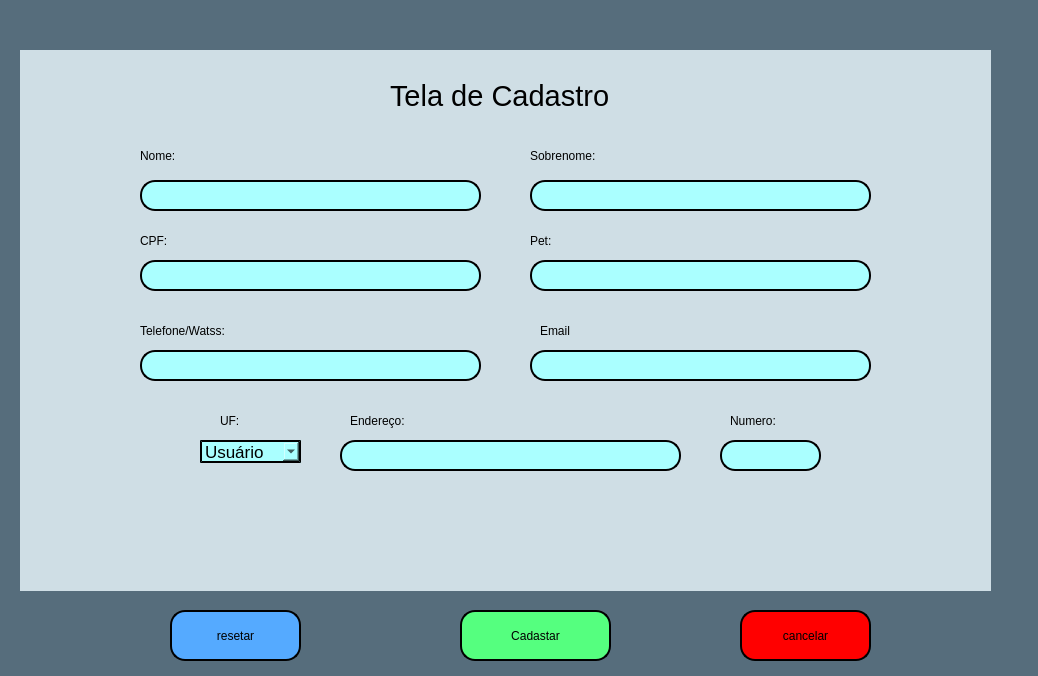
<?xml version="1.0" encoding="UTF-8"?>
<ui version="4.0">
 <class>MainWindow</class>
 <widget class="QMainWindow" name="MainWindow">
  <property name="geometry">
   <rect>
    <x>0</x>
    <y>0</y>
    <width>1038</width>
    <height>676</height>
   </rect>
  </property>
  <property name="windowTitle">
   <string>MainWindow</string>
  </property>
  <property name="styleSheet">
   <string notr="true"/>
  </property>
  <widget class="QWidget" name="centralwidget">
   <property name="styleSheet">
    <string notr="true">*{
	color: #000;
	border: none;
	
	font: 13pt &quot;MS Shell Dlg 2&quot;;
}
#centralwidget{
	background-color: #eff9fe;

}
 #frame_11{
	background-color: #2596be;
}
QLineEdit{
	border-color: black;
	color: #2596be;
}
#searchFrame{
	border-radius: 10px;
	border: 2px solid #2596be;
}
#appHeader{
	color: #2596be;
}
#card1, #card2, #card3, #card4 {
	background-color: #fefeff;
	border-radius: 20px;
}
#btnCancelar, #btnCadastrar, #btnReset{
	background-color: #2596be;
	border-radius: 10px;
}
#widget_4, #widget_5, #profileCont, #frame_15{
	background-color: #fefeff;
	border-radius: 20px;
}
#headerFrame{
	background-color: #fefeff;
}

QPushButton{
	padding: 10px 5px;
	text-align: center;
}
#centralwidget{
	
	background-color: rgb(0, 255, 255);
}
#line{
	
	background-color: rgb(0, 0, 0);
}
</string>
   </property>
   <widget class="QWidget" name="widget" native="true">
    <property name="geometry">
     <rect>
      <x>0</x>
      <y>0</y>
      <width>1041</width>
      <height>681</height>
     </rect>
    </property>
    <property name="styleSheet">
     <string notr="true">color: rgb(85, 255, 0);
background-color: rgba(86,109,124,255);</string>
    </property>
    <widget class="QWidget" name="widget_2" native="true">
     <property name="geometry">
      <rect>
       <x>20</x>
       <y>50</y>
       <width>971</width>
       <height>541</height>
      </rect>
     </property>
     <property name="minimumSize">
      <size>
       <width>971</width>
       <height>541</height>
      </size>
     </property>
     <property name="maximumSize">
      <size>
       <width>971</width>
       <height>541</height>
      </size>
     </property>
     <property name="styleSheet">
      <string notr="true">background-color: rgba(207,222,229,255);</string>
     </property>
     <widget class="QLabel" name="label_9">
      <property name="geometry">
       <rect>
        <x>120</x>
        <y>260</y>
        <width>151</width>
        <height>41</height>
       </rect>
      </property>
      <property name="styleSheet">
       <string notr="true">color: #000;</string>
      </property>
      <property name="text">
       <string>Telefone/Watss:</string>
      </property>
     </widget>
     <widget class="QLabel" name="label_3">
      <property name="geometry">
       <rect>
        <x>510</x>
        <y>90</y>
        <width>101</width>
        <height>31</height>
       </rect>
      </property>
      <property name="styleSheet">
       <string notr="true">color: #000;</string>
      </property>
      <property name="text">
       <string>Sobrenome:</string>
      </property>
     </widget>
     <widget class="QLabel" name="label_5">
      <property name="geometry">
       <rect>
        <x>510</x>
        <y>170</y>
        <width>161</width>
        <height>41</height>
       </rect>
      </property>
      <property name="styleSheet">
       <string notr="true">color: #000;</string>
      </property>
      <property name="text">
       <string>Pet:</string>
      </property>
     </widget>
     <widget class="QLabel" name="label_2">
      <property name="geometry">
       <rect>
        <x>120</x>
        <y>90</y>
        <width>71</width>
        <height>31</height>
       </rect>
      </property>
      <property name="styleSheet">
       <string notr="true">color: #000;</string>
      </property>
      <property name="text">
       <string>Nome:</string>
      </property>
     </widget>
     <widget class="QLabel" name="label_4">
      <property name="geometry">
       <rect>
        <x>120</x>
        <y>170</y>
        <width>161</width>
        <height>41</height>
       </rect>
      </property>
      <property name="styleSheet">
       <string notr="true">color: #000;</string>
      </property>
      <property name="text">
       <string>CPF:</string>
      </property>
     </widget>
     <widget class="QLineEdit" name="inpuNome">
      <property name="geometry">
       <rect>
        <x>120</x>
        <y>130</y>
        <width>341</width>
        <height>31</height>
       </rect>
      </property>
      <property name="styleSheet">
       <string notr="true">color: rgb(0, 0, 0);
border-radius: 15px;
border-style: outset;
border-width:2px;
background-color: rgb(170, 255, 255);
</string>
      </property>
     </widget>
     <widget class="QLabel" name="label">
      <property name="geometry">
       <rect>
        <x>370</x>
        <y>30</y>
        <width>221</width>
        <height>31</height>
       </rect>
      </property>
      <property name="font">
       <font>
        <family>MS Shell Dlg 2</family>
        <pointsize>22</pointsize>
        <weight>50</weight>
        <italic>false</italic>
        <bold>false</bold>
       </font>
      </property>
      <property name="styleSheet">
       <string notr="true">color: #000;
font: 22pt &quot;MS Shell Dlg 2&quot;;</string>
      </property>
      <property name="text">
       <string>Tela de Cadastro</string>
      </property>
     </widget>
     <widget class="QLineEdit" name="inputWats">
      <property name="geometry">
       <rect>
        <x>120</x>
        <y>300</y>
        <width>341</width>
        <height>31</height>
       </rect>
      </property>
      <property name="styleSheet">
       <string notr="true">color: rgb(0, 0, 0);
border-radius: 15px;
border-style: outset;
border-width:2px;
background-color: rgb(170, 255, 255);
</string>
      </property>
     </widget>
     <widget class="QLineEdit" name="inpuCpf">
      <property name="geometry">
       <rect>
        <x>120</x>
        <y>210</y>
        <width>341</width>
        <height>31</height>
       </rect>
      </property>
      <property name="styleSheet">
       <string notr="true">color: rgb(0, 0, 0);
border-radius: 15px;
border-style: outset;
border-width:2px;
background-color: rgb(170, 255, 255);
</string>
      </property>
     </widget>
     <widget class="QLineEdit" name="inputPet">
      <property name="geometry">
       <rect>
        <x>510</x>
        <y>210</y>
        <width>341</width>
        <height>31</height>
       </rect>
      </property>
      <property name="styleSheet">
       <string notr="true">color: rgb(0, 0, 0);
border-radius: 15px;
border-style: outset;
border-width:2px;
background-color: rgb(170, 255, 255);
</string>
      </property>
     </widget>
     <widget class="QLineEdit" name="inputEmail">
      <property name="geometry">
       <rect>
        <x>510</x>
        <y>300</y>
        <width>341</width>
        <height>31</height>
       </rect>
      </property>
      <property name="styleSheet">
       <string notr="true">color: rgb(0, 0, 0);
border-radius: 15px;
border-style: outset;
border-width:2px;
background-color: rgb(170, 255, 255);
</string>
      </property>
     </widget>
     <widget class="QLineEdit" name="inpuSobrenome">
      <property name="geometry">
       <rect>
        <x>510</x>
        <y>130</y>
        <width>341</width>
        <height>31</height>
       </rect>
      </property>
      <property name="styleSheet">
       <string notr="true">color: rgb(0, 0, 0);
border-radius: 15px;
border-style: outset;
border-width:2px;
background-color: rgb(170, 255, 255);
</string>
      </property>
     </widget>
     <widget class="QFrame" name="frame_2">
      <property name="geometry">
       <rect>
        <x>140</x>
        <y>350</y>
        <width>811</width>
        <height>71</height>
       </rect>
      </property>
      <property name="frameShape">
       <enum>QFrame::StyledPanel</enum>
      </property>
      <property name="frameShadow">
       <enum>QFrame::Raised</enum>
      </property>
      <widget class="QLineEdit" name="inputNumero">
       <property name="geometry">
        <rect>
         <x>560</x>
         <y>40</y>
         <width>101</width>
         <height>31</height>
        </rect>
       </property>
       <property name="styleSheet">
        <string notr="true">color: rgb(0, 0, 0);
border-radius: 15px;
border-style: outset;
border-width:2px;
background-color: rgb(170, 255, 255);
</string>
       </property>
      </widget>
      <widget class="QLabel" name="label_8">
       <property name="geometry">
        <rect>
         <x>190</x>
         <y>0</y>
         <width>81</width>
         <height>41</height>
        </rect>
       </property>
       <property name="styleSheet">
        <string notr="true">color: #000;</string>
       </property>
       <property name="text">
        <string>Endereço:</string>
       </property>
      </widget>
      <widget class="QLabel" name="label_7">
       <property name="geometry">
        <rect>
         <x>60</x>
         <y>0</y>
         <width>61</width>
         <height>41</height>
        </rect>
       </property>
       <property name="styleSheet">
        <string notr="true">color: #000;</string>
       </property>
       <property name="text">
        <string>UF:</string>
       </property>
      </widget>
      <widget class="QComboBox" name="cb_uf">
       <property name="geometry">
        <rect>
         <x>40</x>
         <y>40</y>
         <width>101</width>
         <height>23</height>
        </rect>
       </property>
       <property name="sizePolicy">
        <sizepolicy hsizetype="Expanding" vsizetype="Fixed">
         <horstretch>0</horstretch>
         <verstretch>0</verstretch>
        </sizepolicy>
       </property>
       <property name="font">
        <font>
         <family>MS Shell Dlg 2</family>
         <pointsize>13</pointsize>
         <weight>50</weight>
         <italic>false</italic>
         <bold>false</bold>
        </font>
       </property>
       <property name="styleSheet">
        <string notr="true">color: rgb(0, 0, 0);
border-radius: 15px;
border-style: outset;
border-width:2px;
background-color: rgb(170, 255, 255);
</string>
       </property>
       <item>
        <property name="text">
         <string>Usuário</string>
        </property>
       </item>
       <item>
        <property name="text">
         <string>Administrador</string>
        </property>
       </item>
      </widget>
      <widget class="QLineEdit" name="inpuEndereco">
       <property name="geometry">
        <rect>
         <x>180</x>
         <y>40</y>
         <width>341</width>
         <height>31</height>
        </rect>
       </property>
       <property name="styleSheet">
        <string notr="true">color: rgb(0, 0, 0);
border-radius: 15px;
border-style: outset;
border-width:2px;
background-color: rgb(170, 255, 255);
</string>
       </property>
      </widget>
      <widget class="QLabel" name="label_10">
       <property name="geometry">
        <rect>
         <x>570</x>
         <y>10</y>
         <width>81</width>
         <height>21</height>
        </rect>
       </property>
       <property name="styleSheet">
        <string notr="true">color: #000;</string>
       </property>
       <property name="text">
        <string>Numero:</string>
       </property>
      </widget>
     </widget>
     <widget class="QLabel" name="label_11">
      <property name="geometry">
       <rect>
        <x>520</x>
        <y>270</y>
        <width>151</width>
        <height>21</height>
       </rect>
      </property>
      <property name="styleSheet">
       <string notr="true">color: #000;</string>
      </property>
      <property name="text">
       <string>Email</string>
      </property>
     </widget>
    </widget>
    <widget class="QFrame" name="frame">
     <property name="geometry">
      <rect>
       <x>120</x>
       <y>610</y>
       <width>811</width>
       <height>51</height>
      </rect>
     </property>
     <property name="frameShape">
      <enum>QFrame::StyledPanel</enum>
     </property>
     <property name="frameShadow">
      <enum>QFrame::Raised</enum>
     </property>
     <widget class="QPushButton" name="btnReset">
      <property name="geometry">
       <rect>
        <x>50</x>
        <y>0</y>
        <width>131</width>
        <height>51</height>
       </rect>
      </property>
      <property name="styleSheet">
       <string notr="true">border-radius: 15px;
border-width:2px;
border-style:outset;
border-color:black;
background-color: rgb(85, 170, 255);
color: #000;</string>
      </property>
      <property name="text">
       <string>resetar</string>
      </property>
     </widget>
     <widget class="QPushButton" name="btnCadastrar">
      <property name="geometry">
       <rect>
        <x>340</x>
        <y>0</y>
        <width>151</width>
        <height>51</height>
       </rect>
      </property>
      <property name="styleSheet">
       <string notr="true">border-radius: 15px;
border-width:2px;
border-style:outset;
border-color:black;
color: #000;
background-color: rgb(85, 255, 127);</string>
      </property>
      <property name="text">
       <string>Cadastar</string>
      </property>
     </widget>
     <widget class="QPushButton" name="btnCancelar">
      <property name="geometry">
       <rect>
        <x>620</x>
        <y>0</y>
        <width>131</width>
        <height>51</height>
       </rect>
      </property>
      <property name="styleSheet">
       <string notr="true">border-radius: 15px;
border-width:2px;
border-style:outset;
border-color:black;
background-color: red;
color: #000;</string>
      </property>
      <property name="text">
       <string>cancelar</string>
      </property>
     </widget>
    </widget>
   </widget>
  </widget>
 </widget>
 <resources/>
 <connections/>
</ui>
